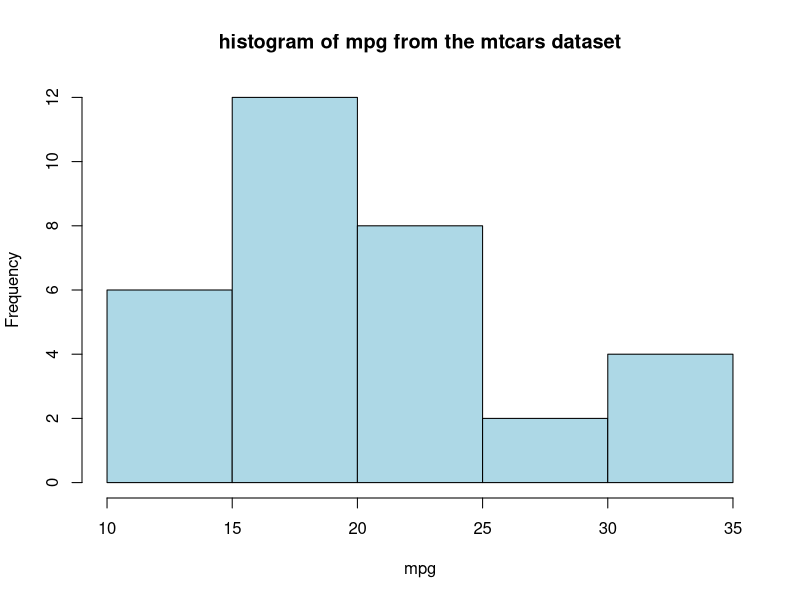
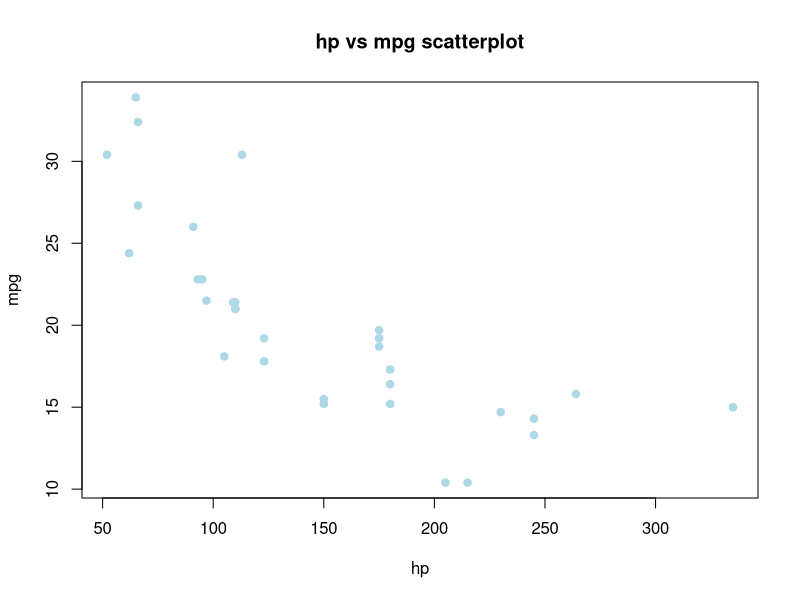
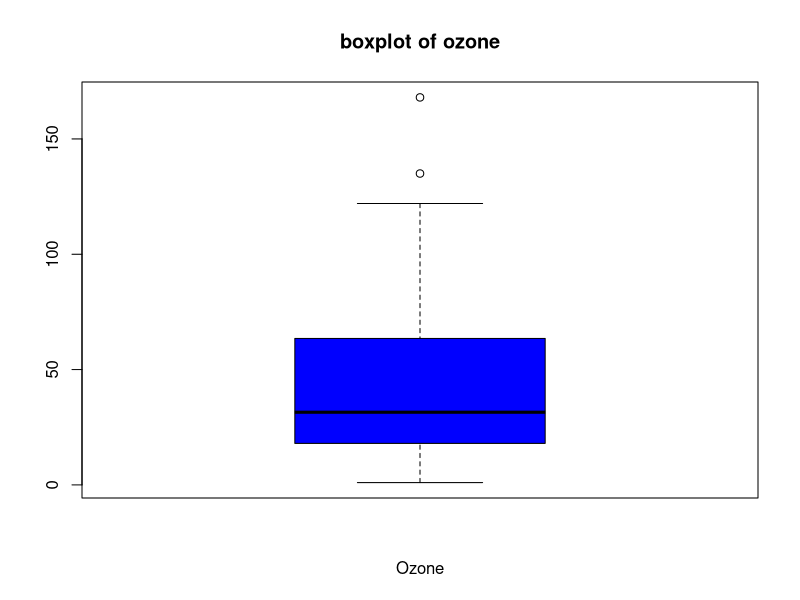

The R source for these figures, in order:
#1.Calculate the mean, median, mode, and standard deviation of Petal.Width from iris.
library(dplyr)
library(modeest)

data(iris)
View(iris)
mean(iris$Petal.Width)
median(iris$Petal.Width)
mlv(iris$Petal.Width)
sd(iris$Petal.Width)

#2.Draw a histogram of mpg from the mtcars dataset.
library(ggplot2)
data("mtcars")
hist(mtcars$mpg,
     main ="histogram of mpg from the mtcars dataset",
     xlab = "mpg",col = "lightblue",border = "black")

#3.Create a scatterplot of hp vs mpg from mtcars.

plot(mtcars$hp,mtcars$mpg,
     main = "hp vs mpg scatterplot",
     xlab = "hp",ylab = "mpg", col="lightblue",pch=19)

#4.Generate a boxplot for Ozone in the airquality dataset.
boxplot(airquality$Ozone,data=airquality,
        main="boxplot of ozone",
        xlab="Ozone",col="blue")
#5.Find the variance of Sepal.Width in the iris dataset

var(iris$Sepal.Width)
